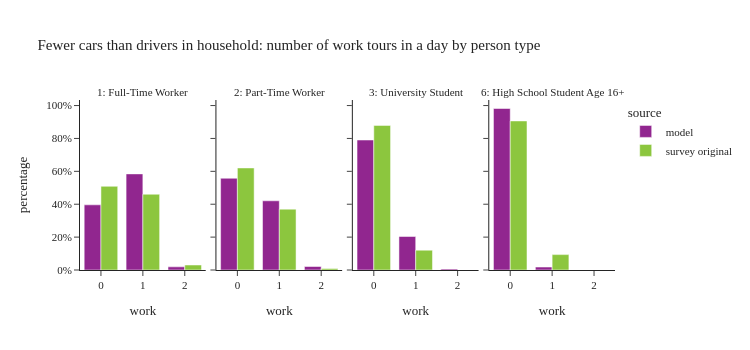

Notebook code for this chart:
### Code cell
plot_work_tour_ptype(per_data[(per_data['ptype'].isin(worker_ptype)) & (per_data['auto_ownership'] < per_data['num_drivers'])],"Fewer cars than drivers in household: number of work tours in a day by person type")

### Figure 1 — Plotly figure (JSON) as saved in the notebook; plotly's stock layout.template omitted (floating-point values rounded to 4 significant figures)
{"data": [{"alignmentgroup": "True", "customdata": [[280213], [413315], [13539]], "hovertemplate": "source=model<br>ptype_label=1: Full-Time Worker<br>work=%{x}<br>percentage=%{y}<br>sample_size=%{customdata[0]}<extra></extra>", "legendgroup": "model", "marker": {"color": "#91268F", "pattern": {"shape": ""}}, "name": "model", "offsetgroup": "model", "orientation": "v", "showlegend": true, "textposition": "auto", "type": "bar", "x": [0.0, 1.0, 2.0], "xaxis": "x", "y": [0.3963, 0.5845, 0.01915], "yaxis": "y"}, {"alignmentgroup": "True", "customdata": [[83477], [62962], [3175]], "hovertemplate": "source=model<br>ptype_label=2: Part-Time Worker<br>work=%{x}<br>percentage=%{y}<br>sample_size=%{customdata[0]}<extra></extra>", "legendgroup": "model", "marker": {"color": "#91268F", "pattern": {"shape": ""}}, "name": "model", "offsetgroup": "model", "orientation": "v", "showlegend": false, "textposition": "auto", "type": "bar", "x": [0.0, 1.0, 2.0], "xaxis": "x2", "y": [0.5579, 0.4208, 0.02122], "yaxis": "y2"}, {"alignmentgroup": "True", "customdata": [[79164], [20421], [569]], "hovertemplate": "source=model<br>ptype_label=3: University Student<br>work=%{x}<br>percentage=%{y}<br>sample_size=%{customdata[0]}<extra></extra>", "legendgroup": "model", "marker": {"color": "#91268F", "pattern": {"shape": ""}}, "name": "model", "offsetgroup": "model", "orientation": "v", "showlegend": false, "textposition": "auto", "type": "bar", "x": [0.0, 1.0, 2.0], "xaxis": "x3", "y": [0.7904, 0.2039, 0.005681], "yaxis": "y3"}, {"alignmentgroup": "True", "customdata": [[72642], [1321]], "hovertemplate": "source=model<br>ptype_label=6: High School Student Age 16+<br>work=%{x}<br>percentage=%{y}<br>sample_size=%{customdata[0]}<extra></extra>", "legendgroup": "model", "marker": {"color": "#91268F", "pattern": {"shape": ""}}, "name": "model", "offsetgroup": "model", "orientation": "v", "showlegend": false, "textposition": "auto", "type": "bar", "x": [0.0, 1.0], "xaxis": "x4", "y": [0.9821, 0.01786], "yaxis": "y4"}, {"alignmentgroup": "True", "customdata": [[691], [545], [12]], "hovertemplate": "source=survey original<br>ptype_label=1: Full-Time Worker<br>work=%{x}<br>percentage=%{y}<br>sample_size=%{customdata[0]}<extra></extra>", "legendgroup": "survey original", "marker": {"color": "#8CC63E", "pattern": {"shape": ""}}, "name": "survey original", "offsetgroup": "survey original", "orientation": "v", "showlegend": true, "textposition": "auto", "type": "bar", "x": [0.0, 1.0, 2.0], "xaxis": "x", "y": [0.5089, 0.4608, 0.03032], "yaxis": "y"}, {"alignmentgroup": "True", "customdata": [[254], [100], [5]], "hovertemplate": "source=survey original<br>ptype_label=2: Part-Time Worker<br>work=%{x}<br>percentage=%{y}<br>sample_size=%{customdata[0]}<extra></extra>", "legendgroup": "survey original", "marker": {"color": "#8CC63E", "pattern": {"shape": ""}}, "name": "survey original", "offsetgroup": "survey original", "orientation": "v", "showlegend": false, "textposition": "auto", "type": "bar", "x": [0.0, 1.0, 2.0], "xaxis": "x2", "y": [0.6207, 0.3702, 0.009108], "yaxis": "y2"}, {"alignmentgroup": "True", "customdata": [[198], [35]], "hovertemplate": "source=survey original<br>ptype_label=3: University Student<br>work=%{x}<br>percentage=%{y}<br>sample_size=%{customdata[0]}<extra></extra>", "legendgroup": "survey original", "marker": {"color": "#8CC63E", "pattern": {"shape": ""}}, "name": "survey original", "offsetgroup": "survey original", "orientation": "v", "showlegend": false, "textposition": "auto", "type": "bar", "x": [0.0, 1.0], "xaxis": "x3", "y": [0.8794, 0.1206], "yaxis": "y3"}, {"alignmentgroup": "True", "customdata": [[63], [2]], "hovertemplate": "source=survey original<br>ptype_label=6: High School Student Age 16+<br>work=%{x}<br>percentage=%{y}<br>sample_size=%{customdata[0]}<extra></extra>", "legendgroup": "survey original", "marker": {"color": "#8CC63E", "pattern": {"shape": ""}}, "name": "survey original", "offsetgroup": "survey original", "orientation": "v", "showlegend": false, "textposition": "auto", "type": "bar", "x": [0.0, 1.0], "xaxis": "x4", "y": [0.9064, 0.0936], "yaxis": "y4"}], "layout": {"annotations": [{"font": {}, "showarrow": false, "text": "1: Full-Time Worker", "x": 0.1175, "xanchor": "center", "xref": "paper", "y": 1.0, "yanchor": "bottom", "yref": "paper"}, {"font": {}, "showarrow": false, "text": "2: Part-Time Worker", "x": 0.3725, "xanchor": "center", "xref": "paper", "y": 1.0, "yanchor": "bottom", "yref": "paper"}, {"font": {}, "showarrow": false, "text": "3: University Student", "x": 0.6275, "xanchor": "center", "xref": "paper", "y": 1.0, "yanchor": "bottom", "yref": "paper"}, {"font": {}, "showarrow": false, "text": "6: High School Student Age 16+", "x": 0.8825, "xanchor": "center", "xref": "paper", "y": 1.0, "yanchor": "bottom", "yref": "paper"}], "barmode": "group", "height": 350, "legend": {"title": {"text": "source"}, "tracegroupgap": 0}, "title": {"text": "Fewer cars than drivers in household: number of work tours in a day by person type"}, "width": 750, "xaxis": {"anchor": "y", "domain": [0.0, 0.235], "title": {"text": "work"}}, "xaxis2": {"anchor": "y2", "domain": [0.255, 0.49], "matches": "x", "title": {"text": "work"}}, "xaxis3": {"anchor": "y3", "domain": [0.51, 0.745], "matches": "x", "title": {"text": "work"}}, "xaxis4": {"anchor": "y4", "domain": [0.765, 1.0], "matches": "x", "title": {"text": "work"}}, "yaxis": {"anchor": "x", "domain": [0.0, 1.0], "tickformat": ".0%", "title": {"text": "percentage"}}, "yaxis2": {"anchor": "x2", "domain": [0.0, 1.0], "matches": "y", "showticklabels": false, "tickformat": ".0%"}, "yaxis3": {"anchor": "x3", "domain": [0.0, 1.0], "matches": "y", "showticklabels": false, "tickformat": ".0%"}, "yaxis4": {"anchor": "x4", "domain": [0.0, 1.0], "matches": "y", "showticklabels": false, "tickformat": ".0%"}}}
